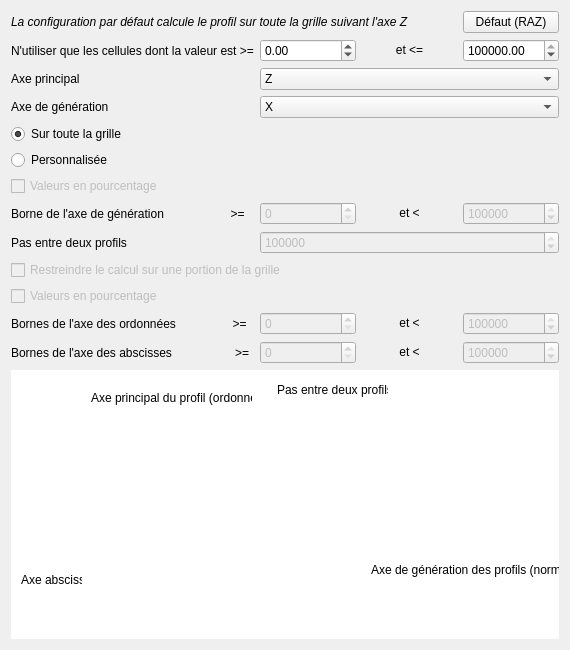
<?xml version="1.0" encoding="UTF-8"?>
<ui version="4.0">
 <class>ComputeProfilesConfiguration</class>
 <widget class="QWidget" name="ComputeProfilesConfiguration">
  <property name="geometry">
   <rect>
    <x>0</x>
    <y>0</y>
    <width>570</width>
    <height>650</height>
   </rect>
  </property>
  <property name="minimumSize">
   <size>
    <width>570</width>
    <height>650</height>
   </size>
  </property>
  <property name="maximumSize">
   <size>
    <width>570</width>
    <height>650</height>
   </size>
  </property>
  <property name="windowTitle">
   <string>Configuration de la génération de profiles</string>
  </property>
  <layout class="QVBoxLayout" name="verticalLayout">
   <item>
    <layout class="QGridLayout" name="gridLayout" rowstretch="0,0,0,0,0,0,0,0,0,0,0,0,0">
     <item row="8" column="1" colspan="3">
      <widget class="QSpinBox" name="spinBoxGenStep">
       <property name="enabled">
        <bool>false</bool>
       </property>
       <property name="minimum">
        <number>1</number>
       </property>
       <property name="maximum">
        <number>999999</number>
       </property>
       <property name="value">
        <number>999999</number>
       </property>
      </widget>
     </item>
     <item row="8" column="0">
      <widget class="QLabel" name="label_7">
       <property name="text">
        <string>Pas entre deux profils</string>
       </property>
      </widget>
     </item>
     <item row="6" column="0" colspan="4">
      <widget class="QCheckBox" name="checkBoxZValuesInPourcent">
       <property name="enabled">
        <bool>false</bool>
       </property>
       <property name="text">
        <string>Valeurs en pourcentage</string>
       </property>
      </widget>
     </item>
     <item row="7" column="2">
      <widget class="QLabel" name="label_6">
       <property name="text">
        <string>et &lt;</string>
       </property>
       <property name="alignment">
        <set>Qt::AlignCenter</set>
       </property>
      </widget>
     </item>
     <item row="0" column="0" colspan="3">
      <widget class="QLabel" name="label_8">
       <property name="text">
        <string>&lt;html&gt;&lt;head/&gt;&lt;body&gt;&lt;p&gt;&lt;span style=&quot; font-style:italic;&quot;&gt;La configuration par défaut calcule le profil sur toute la grille suivant l'axe Z&lt;/span&gt;&lt;/p&gt;&lt;/body&gt;&lt;/html&gt;</string>
       </property>
      </widget>
     </item>
     <item row="3" column="1" colspan="3">
      <widget class="QComboBox" name="comboBoxGen">
       <item>
        <property name="text">
         <string>X</string>
        </property>
       </item>
       <item>
        <property name="text">
         <string>Y</string>
        </property>
       </item>
      </widget>
     </item>
     <item row="7" column="1">
      <widget class="QSpinBox" name="spinBoxMinZ">
       <property name="enabled">
        <bool>false</bool>
       </property>
       <property name="toolTip">
        <string>&lt;html&gt;&lt;head/&gt;&lt;body&gt;&lt;p&gt;Définir l'index de la colonne de la grille à partir de laquelle générer le premier profil&lt;/p&gt;&lt;/body&gt;&lt;/html&gt;</string>
       </property>
       <property name="maximum">
        <number>999999</number>
       </property>
      </widget>
     </item>
     <item row="12" column="1">
      <widget class="QSpinBox" name="spinBoxMinX">
       <property name="enabled">
        <bool>false</bool>
       </property>
       <property name="maximum">
        <number>999999</number>
       </property>
      </widget>
     </item>
     <item row="2" column="0">
      <widget class="QLabel" name="label_2">
       <property name="text">
        <string>Axe principal</string>
       </property>
      </widget>
     </item>
     <item row="1" column="1">
      <widget class="QDoubleSpinBox" name="doubleSpinBoxMinValue">
       <property name="minimum">
        <double>-999999.000000000000000</double>
       </property>
       <property name="maximum">
        <double>999999.000000000000000</double>
       </property>
      </widget>
     </item>
     <item row="1" column="0">
      <widget class="QLabel" name="label_3">
       <property name="text">
        <string>N'utiliser que les cellules dont la valeur est &gt;=</string>
       </property>
      </widget>
     </item>
     <item row="12" column="2">
      <widget class="QLabel" name="label_22">
       <property name="text">
        <string>et &lt;</string>
       </property>
       <property name="alignment">
        <set>Qt::AlignCenter</set>
       </property>
      </widget>
     </item>
     <item row="12" column="3">
      <widget class="QSpinBox" name="spinBoxMaxX">
       <property name="enabled">
        <bool>false</bool>
       </property>
       <property name="maximum">
        <number>999999</number>
       </property>
       <property name="value">
        <number>999999</number>
       </property>
      </widget>
     </item>
     <item row="2" column="1" colspan="3">
      <widget class="QComboBox" name="comboBoxOrdonnee">
       <property name="currentIndex">
        <number>2</number>
       </property>
       <item>
        <property name="text">
         <string>X</string>
        </property>
       </item>
       <item>
        <property name="text">
         <string>Y</string>
        </property>
       </item>
       <item>
        <property name="text">
         <string>Z</string>
        </property>
       </item>
      </widget>
     </item>
     <item row="3" column="0">
      <widget class="QLabel" name="label_5">
       <property name="text">
        <string>Axe de génération</string>
       </property>
      </widget>
     </item>
     <item row="9" column="0" colspan="4">
      <widget class="QCheckBox" name="checkBoxPersonalized">
       <property name="enabled">
        <bool>false</bool>
       </property>
       <property name="text">
        <string>Restreindre le calcul sur une portion de la grille</string>
       </property>
      </widget>
     </item>
     <item row="1" column="3">
      <widget class="QDoubleSpinBox" name="doubleSpinBoxMaxValue">
       <property name="minimum">
        <double>-999999.000000000000000</double>
       </property>
       <property name="maximum">
        <double>999999.000000000000000</double>
       </property>
       <property name="value">
        <double>999999.000000000000000</double>
       </property>
      </widget>
     </item>
     <item row="11" column="3">
      <widget class="QSpinBox" name="spinBoxMaxY">
       <property name="enabled">
        <bool>false</bool>
       </property>
       <property name="maximum">
        <number>999999</number>
       </property>
       <property name="value">
        <number>999999</number>
       </property>
      </widget>
     </item>
     <item row="7" column="3">
      <widget class="QSpinBox" name="spinBoxMaxZ">
       <property name="enabled">
        <bool>false</bool>
       </property>
       <property name="toolTip">
        <string>&lt;html&gt;&lt;head/&gt;&lt;body&gt;&lt;p&gt;Définir l'index de la colonne de la grille de fin de génération&lt;/p&gt;&lt;/body&gt;&lt;/html&gt;</string>
       </property>
       <property name="maximum">
        <number>999999</number>
       </property>
       <property name="value">
        <number>999999</number>
       </property>
      </widget>
     </item>
     <item row="7" column="0">
      <widget class="QLabel" name="label_10">
       <property name="text">
        <string>Borne de l'axe de génération                    &gt;=</string>
       </property>
      </widget>
     </item>
     <item row="11" column="0">
      <widget class="QLabel" name="label_9">
       <property name="text">
        <string>Bornes de l'axe des ordonnées                 &gt;=</string>
       </property>
      </widget>
     </item>
     <item row="0" column="3">
      <widget class="QPushButton" name="pushButtonDefaultConfiguration">
       <property name="text">
        <string>Défaut (RAZ)</string>
       </property>
      </widget>
     </item>
     <item row="12" column="0">
      <widget class="QLabel" name="label_11">
       <property name="text">
        <string>Bornes de l'axe des abscisses                   &gt;=</string>
       </property>
      </widget>
     </item>
     <item row="11" column="1">
      <widget class="QSpinBox" name="spinBoxMinY">
       <property name="enabled">
        <bool>false</bool>
       </property>
       <property name="maximum">
        <number>999999</number>
       </property>
      </widget>
     </item>
     <item row="11" column="2">
      <widget class="QLabel" name="label_12">
       <property name="text">
        <string>et &lt;</string>
       </property>
       <property name="alignment">
        <set>Qt::AlignCenter</set>
       </property>
      </widget>
     </item>
     <item row="4" column="0" colspan="4">
      <widget class="QRadioButton" name="radioButtonAllGrid">
       <property name="text">
        <string>Sur toute la grille</string>
       </property>
       <property name="checked">
        <bool>true</bool>
       </property>
       <attribute name="buttonGroup">
        <string notr="true">buttonGroup</string>
       </attribute>
      </widget>
     </item>
     <item row="5" column="0" colspan="4">
      <widget class="QRadioButton" name="radioButtonPersonalized">
       <property name="text">
        <string>Personnalisée</string>
       </property>
       <attribute name="buttonGroup">
        <string notr="true">buttonGroup</string>
       </attribute>
      </widget>
     </item>
     <item row="1" column="2">
      <widget class="QLabel" name="label_4">
       <property name="text">
        <string>et &lt;=</string>
       </property>
       <property name="alignment">
        <set>Qt::AlignCenter</set>
       </property>
      </widget>
     </item>
     <item row="10" column="0">
      <widget class="QCheckBox" name="checkBoxXYValuesInPourcent">
       <property name="enabled">
        <bool>false</bool>
       </property>
       <property name="text">
        <string>Valeurs en pourcentage</string>
       </property>
      </widget>
     </item>
    </layout>
   </item>
   <item>
    <widget class="QWidget" name="widget" native="true">
     <property name="styleSheet">
      <string notr="true">background-color: rgb(255, 255, 255);</string>
     </property>
     <widget class="QLabel" name="label">
      <property name="geometry">
       <rect>
        <x>20</x>
        <y>30</y>
        <width>400</width>
        <height>301</height>
       </rect>
      </property>
      <property name="maximumSize">
       <size>
        <width>400</width>
        <height>500</height>
       </size>
      </property>
      <property name="text">
       <string/>
      </property>
      <property name="pixmap">
       <pixmap resource="../../resources.qrc">:/resources/computeprofiles.png</pixmap>
      </property>
      <property name="scaledContents">
       <bool>true</bool>
      </property>
     </widget>
     <widget class="QLabel" name="label_13">
      <property name="geometry">
       <rect>
        <x>80</x>
        <y>20</y>
        <width>161</width>
        <height>16</height>
       </rect>
      </property>
      <property name="styleSheet">
       <string notr="true">background-color: rgb(255, 255, 255);</string>
      </property>
      <property name="text">
       <string>Axe principal du profil (ordonnée)</string>
      </property>
     </widget>
     <widget class="QLabel" name="label_14">
      <property name="geometry">
       <rect>
        <x>360</x>
        <y>190</y>
        <width>211</width>
        <height>20</height>
       </rect>
      </property>
      <property name="styleSheet">
       <string notr="true">background-color: rgb(255, 255, 255);</string>
      </property>
      <property name="text">
       <string>Axe de génération des profils (normal)</string>
      </property>
     </widget>
     <widget class="QLabel" name="label_15">
      <property name="geometry">
       <rect>
        <x>10</x>
        <y>200</y>
        <width>61</width>
        <height>20</height>
       </rect>
      </property>
      <property name="styleSheet">
       <string notr="true">background-color: rgb(255, 255, 255);</string>
      </property>
      <property name="text">
       <string>Axe abscisses</string>
      </property>
     </widget>
     <widget class="QLabel" name="label_16">
      <property name="geometry">
       <rect>
        <x>150</x>
        <y>320</y>
        <width>51</width>
        <height>20</height>
       </rect>
      </property>
      <property name="text">
       <string>Inférieure</string>
      </property>
     </widget>
     <widget class="QLabel" name="label_17">
      <property name="geometry">
       <rect>
        <x>76</x>
        <y>300</y>
        <width>51</width>
        <height>20</height>
       </rect>
      </property>
      <property name="text">
       <string>Supérieure</string>
      </property>
     </widget>
     <widget class="QLabel" name="label_18">
      <property name="geometry">
       <rect>
        <x>240</x>
        <y>300</y>
        <width>51</width>
        <height>20</height>
       </rect>
      </property>
      <property name="text">
       <string>Inférieure</string>
      </property>
     </widget>
     <widget class="QLabel" name="label_19">
      <property name="geometry">
       <rect>
        <x>330</x>
        <y>270</y>
        <width>51</width>
        <height>20</height>
       </rect>
      </property>
      <property name="text">
       <string>Supérieure</string>
      </property>
     </widget>
     <widget class="QLabel" name="label_20">
      <property name="geometry">
       <rect>
        <x>266</x>
        <y>10</y>
        <width>111</width>
        <height>20</height>
       </rect>
      </property>
      <property name="text">
       <string>Pas entre deux profils</string>
      </property>
     </widget>
    </widget>
   </item>
  </layout>
 </widget>
 <resources>
  <include location="../../resources.qrc"/>
 </resources>
 <connections/>
 <buttongroups>
  <buttongroup name="buttonGroup"/>
 </buttongroups>
</ui>
